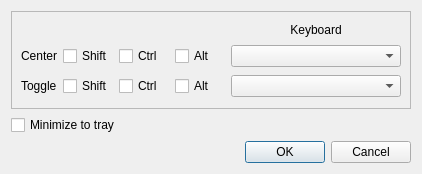
<?xml version="1.0" encoding="UTF-8"?>
<ui version="4.0">
 <class>UICKeyboardShortcutDialog</class>
 <widget class="QWidget" name="UICKeyboardShortcutDialog">
  <property name="geometry">
   <rect>
    <x>0</x>
    <y>0</y>
    <width>422</width>
    <height>174</height>
   </rect>
  </property>
  <property name="sizePolicy">
   <sizepolicy hsizetype="Fixed" vsizetype="Fixed">
    <horstretch>0</horstretch>
    <verstretch>0</verstretch>
   </sizepolicy>
  </property>
  <property name="windowTitle">
   <string>Keyboard shortcuts</string>
  </property>
  <property name="windowIcon">
   <iconset>
    <normaloff>images/facetracknoir.png</normaloff>images/facetracknoir.png</iconset>
  </property>
  <property name="layoutDirection">
   <enum>Qt::LeftToRight</enum>
  </property>
  <property name="autoFillBackground">
   <bool>false</bool>
  </property>
  <layout class="QVBoxLayout" name="verticalLayout">
   <item>
    <widget class="QFrame" name="frame">
     <property name="frameShape">
      <enum>QFrame::StyledPanel</enum>
     </property>
     <property name="frameShadow">
      <enum>QFrame::Plain</enum>
     </property>
     <layout class="QGridLayout" name="gridLayout">
      <item row="0" column="4">
       <widget class="QLabel" name="textLabel2_4">
        <property name="sizePolicy">
         <sizepolicy hsizetype="Minimum" vsizetype="Fixed">
          <horstretch>0</horstretch>
          <verstretch>0</verstretch>
         </sizepolicy>
        </property>
        <property name="text">
         <string>Keyboard</string>
        </property>
        <property name="alignment">
         <set>Qt::AlignCenter</set>
        </property>
        <property name="wordWrap">
         <bool>false</bool>
        </property>
       </widget>
      </item>
      <item row="1" column="0">
       <widget class="QLabel" name="textLabel2_3">
        <property name="sizePolicy">
         <sizepolicy hsizetype="Maximum" vsizetype="Fixed">
          <horstretch>0</horstretch>
          <verstretch>0</verstretch>
         </sizepolicy>
        </property>
        <property name="text">
         <string>Center</string>
        </property>
        <property name="wordWrap">
         <bool>false</bool>
        </property>
       </widget>
      </item>
      <item row="1" column="1">
       <widget class="QCheckBox" name="chkCenterShift">
        <property name="maximumSize">
         <size>
          <width>50</width>
          <height>16777215</height>
         </size>
        </property>
        <property name="text">
         <string>Shift</string>
        </property>
       </widget>
      </item>
      <item row="1" column="2">
       <widget class="QCheckBox" name="chkCenterCtrl">
        <property name="maximumSize">
         <size>
          <width>50</width>
          <height>16777215</height>
         </size>
        </property>
        <property name="text">
         <string>Ctrl</string>
        </property>
       </widget>
      </item>
      <item row="1" column="3">
       <widget class="QCheckBox" name="chkCenterAlt">
        <property name="maximumSize">
         <size>
          <width>50</width>
          <height>16777215</height>
         </size>
        </property>
        <property name="text">
         <string>Alt</string>
        </property>
       </widget>
      </item>
      <item row="1" column="4">
       <widget class="QComboBox" name="cbxCenterKey">
        <property name="minimumSize">
         <size>
          <width>90</width>
          <height>0</height>
         </size>
        </property>
        <property name="toolTip">
         <string>Select Number</string>
        </property>
        <property name="insertPolicy">
         <enum>QComboBox::InsertAlphabetically</enum>
        </property>
       </widget>
      </item>
      <item row="2" column="0">
       <widget class="QLabel" name="textLabel2_5">
        <property name="sizePolicy">
         <sizepolicy hsizetype="Maximum" vsizetype="Fixed">
          <horstretch>0</horstretch>
          <verstretch>0</verstretch>
         </sizepolicy>
        </property>
        <property name="text">
         <string>Toggle</string>
        </property>
        <property name="wordWrap">
         <bool>false</bool>
        </property>
       </widget>
      </item>
      <item row="2" column="1">
       <widget class="QCheckBox" name="chkToggleShift">
        <property name="maximumSize">
         <size>
          <width>50</width>
          <height>16777215</height>
         </size>
        </property>
        <property name="text">
         <string>Shift</string>
        </property>
       </widget>
      </item>
      <item row="2" column="2">
       <widget class="QCheckBox" name="chkToggleCtrl">
        <property name="maximumSize">
         <size>
          <width>50</width>
          <height>16777215</height>
         </size>
        </property>
        <property name="text">
         <string>Ctrl</string>
        </property>
       </widget>
      </item>
      <item row="2" column="3">
       <widget class="QCheckBox" name="chkToggleAlt">
        <property name="maximumSize">
         <size>
          <width>50</width>
          <height>16777215</height>
         </size>
        </property>
        <property name="text">
         <string>Alt</string>
        </property>
       </widget>
      </item>
      <item row="2" column="4">
       <widget class="QComboBox" name="cbxToggleKey">
        <property name="minimumSize">
         <size>
          <width>90</width>
          <height>0</height>
         </size>
        </property>
        <property name="toolTip">
         <string>Select Number</string>
        </property>
        <property name="insertPolicy">
         <enum>QComboBox::InsertAlphabetically</enum>
        </property>
       </widget>
      </item>
     </layout>
    </widget>
   </item>
   <item>
    <widget class="QCheckBox" name="trayp">
     <property name="text">
      <string>Minimize to tray</string>
     </property>
    </widget>
   </item>
   <item>
    <widget class="QDialogButtonBox" name="buttonBox">
     <property name="standardButtons">
      <set>QDialogButtonBox::Cancel|QDialogButtonBox::Ok</set>
     </property>
    </widget>
   </item>
  </layout>
 </widget>
 <resources/>
 <connections/>
 <slots>
  <slot>startEngineClicked()</slot>
  <slot>stopEngineClicked()</slot>
  <slot>cameraSettingsClicked()</slot>
 </slots>
</ui>
